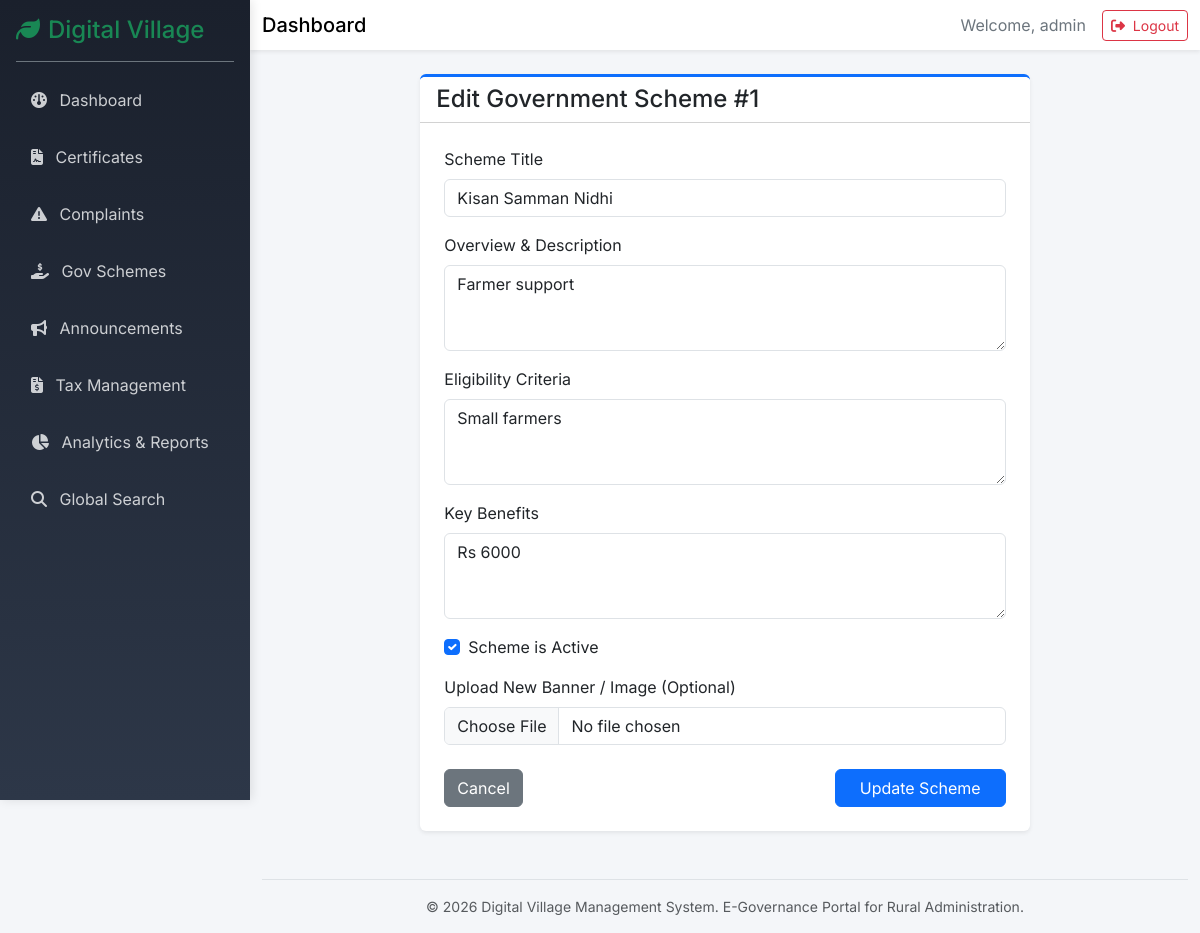
The app's page /admin/schemes/edit/1 (signed in) with its own data.
### models/user.py (models this page shows, shortened)
class User(UserMixin, db.Model):
    __tablename__ = 'users'
    id = db.Column(db.Integer, primary_key=True)
    username = db.Column(db.String(64), index=True, unique=True, nullable=False)
    password_hash = db.Column(db.String(256), nullable=False)
    role = db.Column(db.String(20), nullable=False, default='villager') # 'admin' or 'villager'
    created_at = db.Column(db.DateTime, default=datetime.utcnow)

### models/scheme.py (models this page shows)
class Scheme(db.Model):
    __tablename__ = 'schemes'
    id = db.Column(db.Integer, primary_key=True)
    title = db.Column(db.String(150), nullable=False)
    description = db.Column(db.Text, nullable=False)
    eligibility = db.Column(db.Text, nullable=False)
    benefits = db.Column(db.Text, nullable=False)
    image_filename = db.Column(db.String(255), nullable=True)
    is_active = db.Column(db.Boolean, default=True)
    created_at = db.Column(db.DateTime, default=datetime.utcnow)
    saved_by = db.relationship('Villager', secondary=favourite_schemes, backref=db.backref('favourite_schemes', lazy='dynamic'))

### routes/admin.py (the view, shortened to what this page needs)
@admin_bp.route('/schemes/edit/<int:id>', methods=['GET', 'POST'])
def edit_scheme(id):
    scheme = db.session.get(Scheme, id)
    if not scheme:
        flash('Scheme not found.', 'danger')
        return redirect(url_for('admin.schemes'))
    return render_template('admin/edit_scheme.html', scheme=scheme)

### routes/admin.py (called while the page is built)
@admin_bp.before_request
@login_required
def check_role():
    if current_user.role != 'admin':
        flash('Access denied. Admin only.', 'danger')
        return redirect(url_for('main.index'))

### templates/admin/edit_scheme.html (shortened to what this page needs)
{% extends "dashboard_base.html" %}
{% block content %}
<div class="row">
    <div class="col-md-8 mx-auto">
        <div class="card shadow-sm border-0 border-top border-primary border-3">
            <div class="card-header bg-white pb-0">
                <h4 class="card-title mb-2">Edit Government Scheme #{{ scheme.id }}</h4>
            </div>
            <div class="card-body p-4">
                <form action="{{ url_for('admin.edit_scheme', id=scheme.id) }}" method="POST" enctype="multipart/form-data">
                    <div class="mb-3">
                        <label for="title" class="form-label">Scheme Title</label>
                        <input type="text" class="form-control" id="title" name="title" value="{{ scheme.title }}" required>
                    </div>
                    <div class="mb-3">
                        <label for="description" class="form-label">Overview & Description</label>
                        <textarea class="form-control" id="description" name="description" rows="3" required>{{ scheme.description }}</textarea>
                    </div>
                    <div class="mb-3">
                        <label for="eligibility" class="form-label">Eligibility Criteria</label>
                        <textarea class="form-control" id="eligibility" name="eligibility" rows="3" required>{{ scheme.eligibility }}</textarea>
                    </div>
                    <div class="mb-3">
                        <label for="benefits" class="form-label">Key Benefits</label>
                        <textarea class="form-control" id="benefits" name="benefits" rows="3" required>{{ scheme.benefits }}</textarea>
                    </div>
                    <div class="mb-3 form-check">
                        <input type="checkbox" class="form-check-input" id="is_active" name="is_active" {% if scheme.is_active %}checked{% endif %}>
                        <label class="form-check-label" for="is_active">Scheme is Active</label>
                    </div>
                    <div class="mb-4">
                        <label for="image" class="form-label">Upload New Banner / Image (Optional)</label>
                        <input class="form-control" type="file" id="image" name="image" accept="image/*">
                    </div>
                    <div class="d-flex justify-content-between">
                        <a href="{{ url_for('admin.schemes') }}" class="btn btn-secondary">Cancel</a>
                        <button type="submit" class="btn btn-primary px-4">Update Scheme</button>
                    </div>
                </form>
            </div>
        </div>
    </div>
</div>
{% endblock %}

### templates/dashboard_base.html (shortened to what this page needs)
<!DOCTYPE html>
<html lang="en">
<head>
    <link href="https://cdn.jsdelivr.net/npm/bootstrap@5.3.2/dist/css/bootstrap.min.css" rel="stylesheet">
    <link rel="stylesheet" href="https://cdnjs.cloudflare.com/ajax/libs/font-awesome/6.4.0/css/all.min.css">
    <link rel="stylesheet" href="{{ url_for('static', filename='css/style.css') }}">
</head>
<body class="dashboard-body">
    <div class="sidebar bg-dark text-white p-3" id="sidebar">
        <div class="sidebar-header border-bottom border-secondary pb-3 mb-3">
            <h4 class="mb-0 text-success"><i class="fa-solid fa-leaf me-2"></i>Digital Village</h4>
        </div>
        <ul class="nav flex-column sidebar-nav">
            {% if current_user.role == 'villager' %}
            <li class="nav-item mb-2">
                <a class="nav-link text-light {% if request.endpoint == 'villager.dashboard' %}active{% endif %}" href="{{ url_for('villager.dashboard') }}">
                    <i class="fa-solid fa-gauge me-2"></i> Dashboard
                </a>
            </li>
            <li class="nav-item mb-2">
                <a class="nav-link text-light {% if request.endpoint == 'villager.profile' %}active{% endif %}" href="{{ url_for('villager.profile') }}">
                    <i class="fa-solid fa-user me-2"></i> Profile
                </a>
            </li>
            <li class="nav-item mb-2">
                <a class="nav-link text-light {% if 'villager.certificate' in request.endpoint %}active{% endif %}" href="{{ url_for('villager.certificates') }}">
                    <i class="fa-solid fa-file-contract me-2"></i> Certificates
                </a>
            </li>
            <li class="nav-item mb-2">
                <a class="nav-link text-light {% if 'villager.complaint' in request.endpoint %}active{% endif %}" href="{{ url_for('villager.complaints') }}">
                    <i class="fa-solid fa-exclamation-triangle me-2"></i> Complaints
                </a>
            </li>
            <li class="nav-item mb-2">
                <a class="nav-link text-light {% if 'villager.scheme' in request.endpoint or 'villager.favourite' in request.endpoint %}active{% endif %}" href="{{ url_for('villager.schemes') }}">
                    <i class="fa-solid fa-hand-holding-dollar me-2"></i> Gov Schemes
                </a>
            </li>
            <li class="nav-item mb-2">
                <a class="nav-link text-light {% if 'villager.announcement' in request.endpoint %}active{% endif %}" href="{{ url_for('villager.announcements') }}">
                    <i class="fa-solid fa-bullhorn me-2"></i> Announcements
                </a>
            </li>
            <li class="nav-item mb-2">
                <a class="nav-link text-light {% if 'villager.tax' in request.endpoint %}active{% endif %}" href="{{ url_for('villager.taxes') }}">
                    <i class="fa-solid fa-file-invoice-dollar me-2"></i> My Taxes
                </a>
            </li>
            {% elif current_user.role == 'admin' %}
            <li class="nav-item mb-2">
                <a class="nav-link text-light {% if request.endpoint == 'admin.dashboard' %}active{% endif %}" href="{{ url_for('admin.dashboard') }}">
                    <i class="fa-solid fa-gauge me-2"></i> Dashboard
                </a>
            </li>
            <li class="nav-item mb-2">
                <a class="nav-link text-light {% if 'admin.certificate' in request.endpoint %}active{% endif %}" href="{{ url_for('admin.certificates') }}">
                    <i class="fa-solid fa-file-contract me-2"></i> Certificates
                </a>
            </li>
            <li class="nav-item mb-2">
                <a class="nav-link text-light {% if 'admin.complaint' in request.endpoint %}active{% endif %}" href="{{ url_for('admin.complaints') }}">
                    <i class="fa-solid fa-exclamation-triangle me-2"></i> Complaints
                </a>
            </li>
            <li class="nav-item mb-2">
                <a class="nav-link text-light {% if 'admin.scheme' in request.endpoint %}active{% endif %}" href="{{ url_for('admin.schemes') }}">
                    <i class="fa-solid fa-hand-holding-dollar me-2"></i> Gov Schemes
                </a>
            </li>
            <li class="nav-item mb-2">
                <a class="nav-link text-light {% if 'admin.announcement' in request.endpoint %}active{% endif %}" href="{{ url_for('admin.announcements') }}">
                    <i class="fa-solid fa-bullhorn me-2"></i> Announcements
                </a>
            </li>
            <li class="nav-item mb-2">
                <a class="nav-link text-light {% if 'admin.tax' in request.endpoint %}active{% endif %}" href="{{ url_for('admin.taxes') }}">
                    <i class="fa-solid fa-file-invoice-dollar me-2"></i> Tax Management
                </a>
            </li>
            <li class="nav-item mb-2">
                <a class="nav-link text-light {% if 'admin.report' in request.endpoint %}active{% endif %}" href="{{ url_for('admin.reports') }}">
                    <i class="fa-solid fa-chart-pie me-2"></i> Analytics & Reports
                </a>
            </li>
            <li class="nav-item mb-2">
                <a class="nav-link text-light {% if 'admin.search' in request.endpoint %}active{% endif %}" href="{{ url_for('admin.search') }}">
                    <i class="fa-solid fa-search me-2"></i> Global Search
                </a>
            </li>
            {% endif %}
        </ul>
    </div>
    <div class="main-content" id="main-content">
        <nav class="navbar navbar-expand-lg navbar-light bg-white shadow-sm mb-4">
            <div class="container-fluid">
                <span class="navbar-brand mb-0 h1 d-none d-md-block">Dashboard</span>
                <div class="ms-auto d-flex align-items-center">
                    <span class="me-3 text-secondary">Welcome, {{ current_user.username }}</span>
                    <a href="{{ url_for('auth.logout') }}" class="btn btn-outline-danger btn-sm">
                        <i class="fa-solid fa-right-from-bracket me-1"></i> Logout
                    </a>
                </div>
            </div>
        </nav>
        <div class="container-fluid">
            <div class="pb-5">
                {% block content %}{% endblock %}
            </div>
            <footer class="mt-auto py-3 border-top text-center text-muted small">
                <div class="container-fluid">
                    <span>&copy; 2026 Digital Village Management System. E-Governance Portal for Rural Administration.</span>
                </div>
            </footer>
        </div>
    </div>
</body>
</html>

### static/css/style.css (style rules this page uses)
body { background-color: #f8f9fa; font-family: 'Inter', sans-serif; }
.card { transition: transform 0.2s ease, box-shadow 0.2s ease; }
.dashboard-body { display: flex; min-height: 100vh; background-color: #f4f6f9; }
.sidebar { width: 250px; transition: all 0.3s; height: 100vh; position: fixed; top: 0; left: 0; z-index: 1000; }
.sidebar-nav .nav-link { border-radius: 5px; margin-bottom: 5px; padding: 10px 15px; opacity: 0.8; }
.main-content { flex-grow: 1; margin-left: 250px; width: calc(100% - 250px); transition: all 0.3s; min-height: 100vh; }
.card { animation: fadeIn 0.3s ease-in-out; }
.sidebar { background: linear-gradient(180deg, #1a202c 0%, #2d3748 100%) !important; box-shadow: 2px 0 10px rgba(0,0,0,0.1); }

### records on screen
User: username "admin"
Scheme: id "1", title "Kisan Samman Nidhi", description "Farmer support", eligibility "Small farmers", benefits "Rs 6000", is_active "☑"
